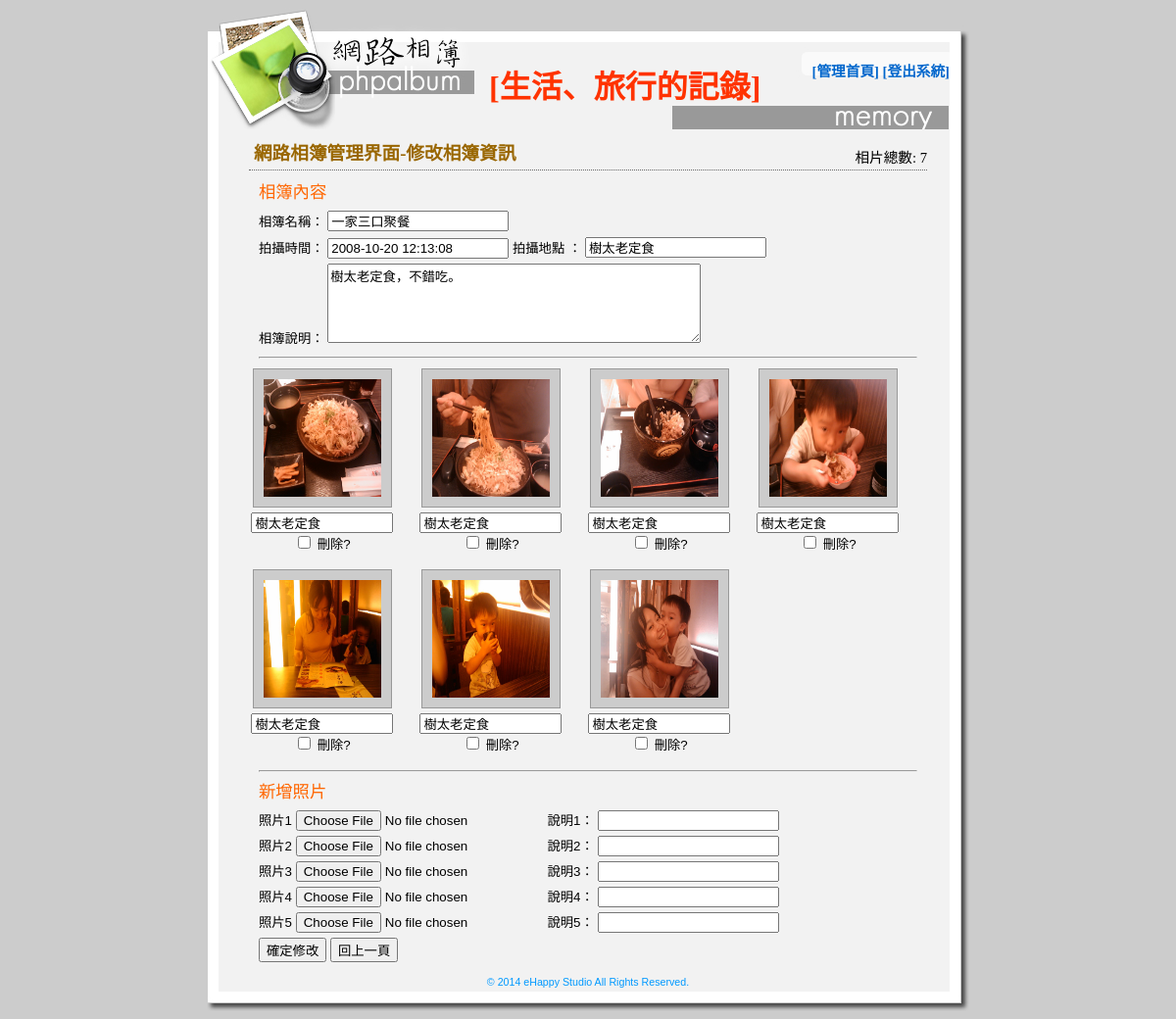
The page /adminfix.php?id=2 (signed in) on the database its author committed.
### tables this page shows
CREATE TABLE IF NOT EXISTS `album` (
  `album_id` int(11) unsigned NOT NULL auto_increment,
  `album_date` datetime default NULL,
  `album_location` varchar(255) default NULL,
  `album_title` varchar(255) default NULL,
  `album_desc` text,
  PRIMARY KEY  (`album_id`)
);

CREATE TABLE IF NOT EXISTS `albumphoto` (
  `ap_id` int(11) unsigned NOT NULL auto_increment,
  `album_id` int(11) unsigned default NULL,
  `ap_subject` varchar(255) default NULL,
  `ap_date` datetime default NULL,
  `ap_picurl` varchar(100) default NULL,
  `ap_hits` int(11) unsigned NOT NULL default '0',
  PRIMARY KEY  (`ap_id`)
);

### adminfix.php (the view, shortened to what this page needs)
<?php
$query_RecAlbum = "SELECT * FROM `album` WHERE `album_id`=".$_GET["id"];
$query_RecPhoto = "SELECT * FROM `albumphoto` WHERE `album_id`=".$_GET["id"]." ORDER BY `ap_date` DESC";
$RecAlbum = mysql_query($query_RecAlbum);
$RecPhoto = mysql_query($query_RecPhoto);
$total_records = mysql_num_rows($RecPhoto);
$row_RecAlbum=mysql_fetch_assoc($RecAlbum);
?>
<html>
<head>
<link href="style.css" rel="stylesheet" type="text/css" />
</head>
<body bgcolor="#cccccc">
<table width="778" border="0" align="center" cellpadding="0" cellspacing="0">
  <tr>
    <td height="124" valign="top" background="images/album_r1_c1.jpg"><div class="titleDiv"> [生活、旅行的記錄]<br />
      </div>
      <div class="menulink"><a href="admin.php">[管理首頁]</a> <a href="?logout=true">[登出系統]</a></div></td>
  </tr>
  <tr>
    <td background="images/album_r2_c1.jpg"><div id="mainRegion">
        <table width="90%" border="0" align="center" cellpadding="4" cellspacing="0">
          <tr>
            <td><div class="subjectDiv"> 網路相簿管理界面-修改相簿資訊</div>
              <div class="actionDiv">相片總數: <?php echo $total_records;?></div>
              <form action="" method="post" enctype="multipart/form-data" name="form1" id="form1">
                <div class="normalDiv">
                  <p class="heading">相簿內容</p>
                  <p>相簿名稱：
                    <input name="album_title" type="text" id="album_title" value="<?php echo $row_RecAlbum["album_title"];?>" />
                  </p>
                  <p>拍攝時間：
                    <input name="album_date" type="text" id="album_date" value="<?php echo $row_RecAlbum["album_date"];?>" />
                    拍攝地點 ：
                    <input name="album_location" type="text" id="album_location" value="<?php echo $row_RecAlbum["album_location"];?>" />
                  </p>
                  <p>相簿說明：
                    <textarea name="album_desc" id="album_desc" cols="45" rows="5"><?php echo $row_RecAlbum["album_desc"];?></textarea>
                  </p>
                  <hr />
                </div>
                <?php
			   $checkid=0;
			   while($row_RecPhoto=mysql_fetch_assoc($RecPhoto)){
			   ?>
                <div class="albumDiv">
                  <div class="picDiv"><img src="photos/<?php echo $row_RecPhoto["ap_picurl"];?>" alt="<?php echo $row_RecPhoto["ap_subject"];?>" width="120" height="120" border="0" /></div>
                  <div class="albuminfo">
                    <p>
                      <input name="update_subject[]" type="text" id="update_subject[]" value="<?php echo $row_RecPhoto["ap_subject"];?>" size="15" />
                      <br />
                      <input name="delcheck[]" type="checkbox" id="delcheck[]" value="<?php echo $checkid;$checkid++?>" />
                      刪除?</p>
                  </div>
                </div>
                <?php }?>
                <div class="normalDiv">
                  <hr />
                  <p class="heading">新增照片</p>
                  <p> 照片1
                    <input type="file" name="ap_picurl[]" id="ap_picurl[]" />
                    說明1：
                    <input type="text" name="ap_subject[]" id="ap_subject[]" />
                  </p>
                  <p>照片2
                    <input type="file" name="ap_picurl[]" id="ap_picurl[]" />
                    說明2：
                    <input type="text" name="ap_subject[]" id="ap_subject[]" />
                  </p>
                  <p>照片3
                    <input type="file" name="ap_picurl[]" id="ap_picurl[]" />
                    說明3：
                    <input type="text" name="ap_subject[]" id="ap_subject[]" />
                  </p>
                  <p>照片4
                    <input type="file" name="ap_picurl[]" id="ap_picurl[]" />
                    說明4：
                    <input type="text" name="ap_subject[]" id="ap_subject[]" />
                  </p>
                  <p>照片5
                    <input type="file" name="ap_picurl[]" id="ap_picurl[]" />
                    說明5：
                    <input type="text" name="ap_subject[]" id="ap_subject[]" />
                  </p>
                  <p>
                    <input type="submit" name="button" id="button" value="確定修改" />
                    <input type="button" name="button2" id="button2" value="回上一頁" onClick="window.history.back();" />
                  </p>
                </div>
              </form></td>
          </tr>
        </table>
      </div></td>
  </tr>
  <tr>
    <td align="center" background="images/album_r2_c1.jpg" class="trademark">© 2014 eHappy Studio All Rights Reserved.</td>
  </tr>
  <tr>
    <td><img name="album_r4_c1" src="images/album_r4_c1.jpg" width="778" height="24" border="0" id="album_r4_c1" alt="" /></td>
  </tr>
</table>
</body>
</html>

### style.css (style rules this page uses)
#mainRegion p { font-family: Verdana, Arial, Helvetica, sans-serif; font-size: 10pt; line-height: 20px; margin-top: 0px; margin-bottom: 5px; }
#mainRegion form { margin: 0px; }
#mainRegion .heading { font-family: "微軟正黑體"; font-size: 13pt; color: #FF6600; line-height: 150%; font-weight: normal; }
#mainRegion .actionDiv { float: right; margin-top: -30px; font-size: 11pt; font-family: "微軟正黑體"; }
.titleDiv { padding-left: 288px; padding-top: 55px; font-family: "微軟正黑體"; font-size: 24pt; font-weight: bolder; color: #FF3300; }
.menulink { float: right; margin-top: -48px; margin-right: 20px; font-family: "微軟正黑體"; font-size: 11pt; font-weight: bold; }
a { text-decoration: none; }
a:link { color: #0066CC; }
.trademark { font-family: Verdana, Arial, Helvetica, sans-serif; font-size: 8pt; color: #0099FF; }
#mainRegion .picDiv { padding: 10px; background-color: #CCCCCC; height: 120px; width: 120px; border: 1px solid #999999; margin-right: auto; margin-left: auto; margin-bottom: 5px; }
#mainRegion .albumDiv { float: left; height: 200px; width: 150px; text-align: center; margin-right: 22px; margin-bottom: 5px; }
#mainRegion .albumDiv .albuminfo { font-family: "微軟正黑體"; font-size: 11pt; }
#mainRegion .normalDiv { clear: both; margin: 10px; }
#mainRegion .subjectDiv { font-family: "微軟正黑體"; font-size: 14pt; font-weight: bold; color: #996600; padding: 5px; clear: both; border-bottom-width: 1px; border-bottom-style: dotted; border-bottom-color: #666666; margin-bottom: 5px; }

### rows shown on the page
album: album_title "一家三口聚餐", album_date "2008-10-20 12:13:08", album_location "樹太老定食", album_desc "樹太老定食，不錯吃。"
albumphoto: ap_picurl (picture), ap_subject "樹太老定食"
albumphoto: ap_picurl (picture), ap_subject "樹太老定食"
albumphoto: ap_picurl (picture), ap_subject "樹太老定食"
albumphoto: ap_picurl (picture), ap_subject "樹太老定食"
albumphoto: ap_picurl (picture), ap_subject "樹太老定食"
albumphoto: ap_picurl (picture), ap_subject "樹太老定食"
albumphoto: ap_picurl (picture), ap_subject "樹太老定食"

### other values the page prints
$total_records "7"
